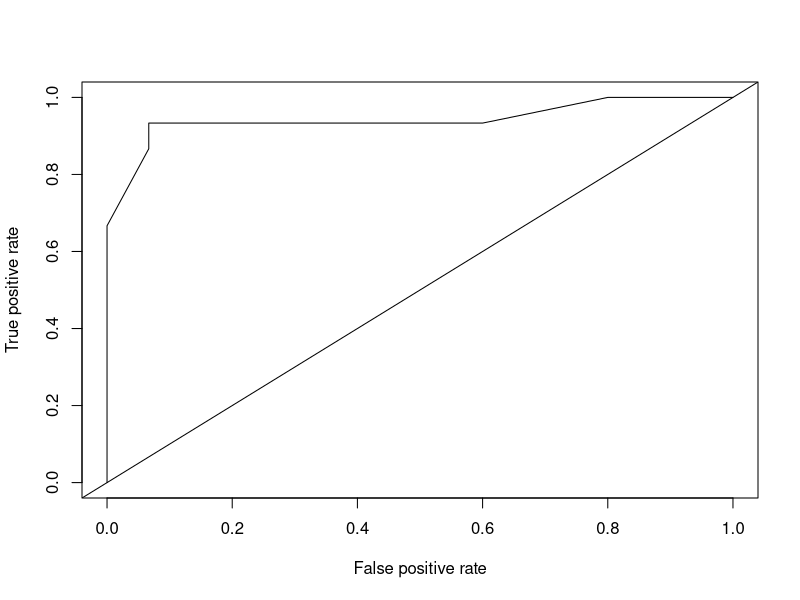
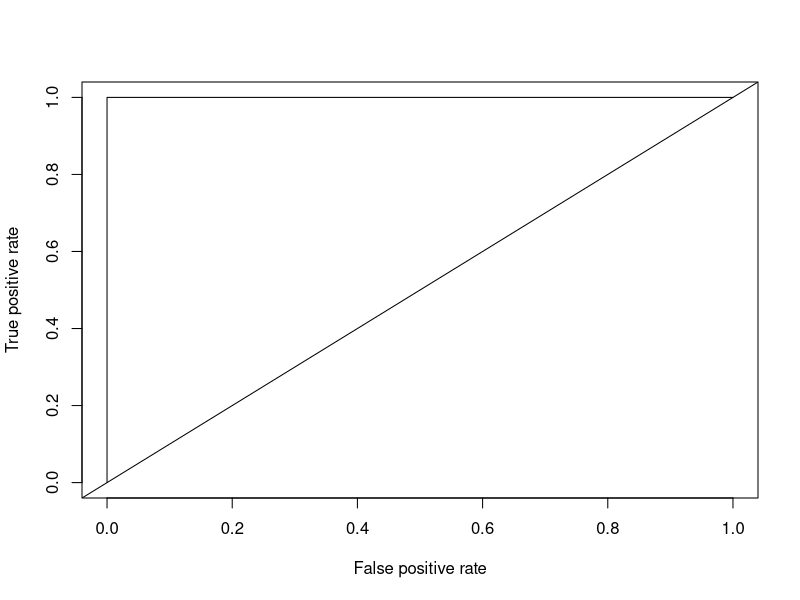

These charts were generated, in order, by the following R code:
## ---- chunk 1
# prepare the dataset
library(caret)
species <- c("setosa", "versicolor")
d <- iris[iris$Species %in% species,]
d$Species <- factor(d$Species, levels = species)
trainIndex <- caret::createDataPartition(d$Species, p=0.7, list = FALSE, 
                                         times = 1)
train <- d[trainIndex,]
test <- d[-trainIndex,]
y_test <- test$Species == species[2]
## ---- chunk 2
m <- glm(Species ~ Sepal.Length, train, family = "binomial")
y_hat_test <- predict(m, test[,1:4], type = "response") > 0.5
## ---- chunk 3
y_test[1:10]
y_hat_test[1:10]
## ---- chunk 4
table(y_hat_test, y_test)
## ---- chunk 5
library(caret)
m2 <- train(Species ~ Sepal.Length, train, method = "glm", family = binomial)
confusionMatrix(predict(m2, test), test$Species)
## ---- chunk 6
library(ROCR)
plot_roc_get_auc <- function(pred, test_labels) {
  roc_pred <- ROCR::prediction(pred, test_labels)
  roc_perf <- ROCR::performance(roc_pred, measure = "tpr", x.measure = "fpr")
  ROCR::plot(roc_perf, col = 1:10)
  abline(a = 0, b = 1)
  auc_perf <- ROCR::performance(roc_pred, measure = "auc", x.measure = "fpr")
  return(auc_perf@y.values[[1]])
}

species <- c("setosa", "versicolor")
iris_bin <- iris[iris$Species %in% species,]
iris_bin$Species <- factor(iris_bin$Species, levels = species)
trainIndex <- caret::createDataPartition(iris_bin$Species, p=0.7, list = FALSE, 
                                         times = 1)
train <- iris_bin[trainIndex,]
test <- iris_bin[-trainIndex,]


m <- glm(Species ~ Sepal.Length, train, family = binomial)
plot_roc_get_auc(
  pred = predict(m, test[,1:4], type = "response"),
  test_labels = as.integer(test[["Species"]]) - 1)


rf <- randomForest::randomForest(Species ~ ., data = train)
plot_roc_get_auc(
  pred = predict(rf, test[, 1:4], type = "prob")[,'versicolor'],
  test_labels = as.integer(test[["Species"]]) - 1)
